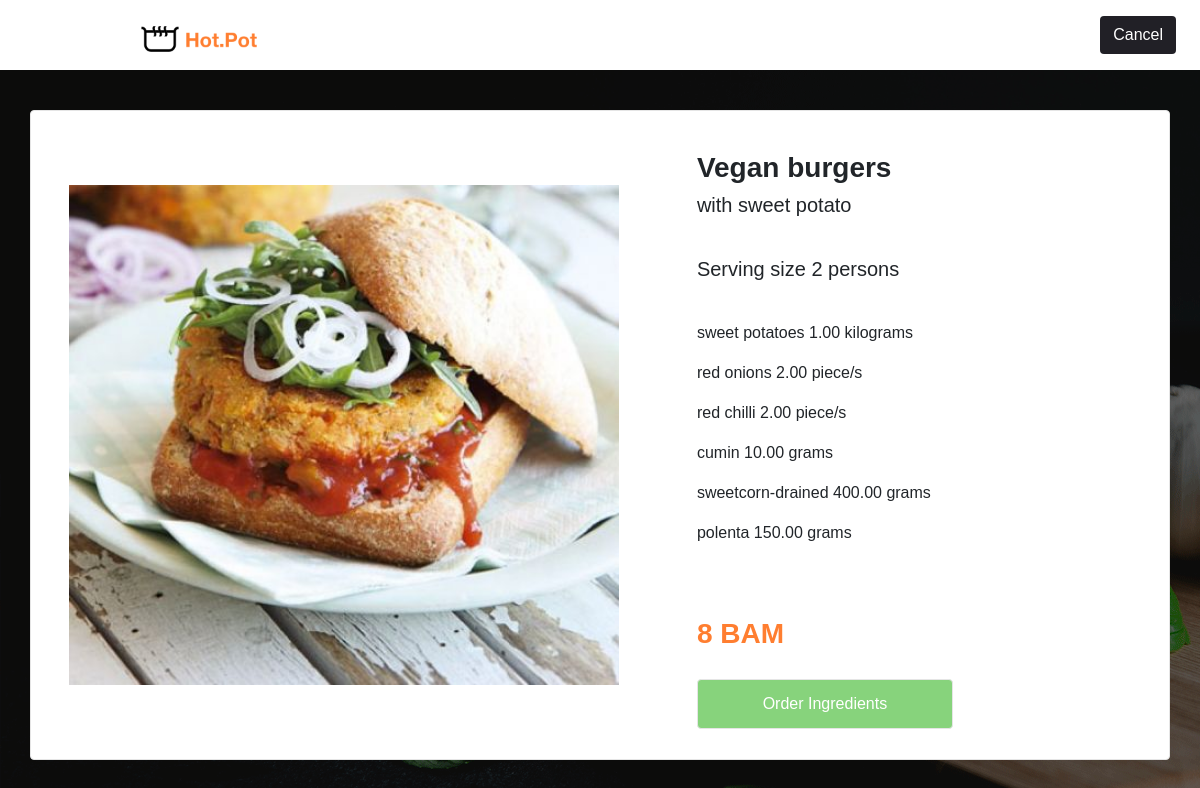
/viewRecipe.php?id=14, run on the app's committed database.
### tables this page shows
CREATE TABLE `recipe` (
  `recipe_id` int(11) NOT NULL,
  `title` varchar(255) NOT NULL,
  `subtitle` varchar(255) NOT NULL,
  `img_src` varchar(255) NOT NULL,
  `serving_size` varchar(50) NOT NULL,
  `price` varchar(20) NOT NULL,
  `status` int(1) NOT NULL DEFAULT '1',
  `date_time` datetime NOT NULL
);

CREATE TABLE `ingredients` (
  `id` int(11) NOT NULL,
  `recipe_id` int(11) NOT NULL,
  `ingredient` varchar(40) NOT NULL,
  `amount` decimal(11,2) DEFAULT NULL,
  `measurement` int(11) DEFAULT NULL
);

CREATE TABLE `measurement` (
  `id` int(11) NOT NULL,
  `measurements` varchar(50) NOT NULL
);

### Class.Recipe.php (the view, shortened to what this page needs)
<?php
Class Recipe{
    public function getRecipeById($r_id){
    require 'database.php';
    $sql = "SELECT * from recipe WHERE recipe_id = $r_id";
    $output = $DB_con->query($sql);
    foreach ($output as $outputs) {
      echo "<div class='container'>";
      echo "<div class='row cardView'>";
      echo "<div class='image_enlarged'>";
      echo "<img src=" . $outputs['img_src'] . ">";
      echo "</div>";
      echo "<div class='description'>";
      echo "<h3>" . $outputs['title'] . "</h3>";
      echo "<h5>" . $outputs['subtitle'] . "</h5>";
      echo "<h5> Serving size  " . $outputs['serving_size'] . "</h5>";
      $this->getIngredientsById($r_id);
      echo "<h3 class='price'>  " . $outputs['price'] . "</h3>";
      echo "<a href='./recipeapp/confirm.php?id="  . $r_id . "'><button class='order'>" . "Order Ingredients"  . "</button></a>";
      echo "</div>";
      echo "</div>";
      echo "</div>";
    }
  }
  public function getIngredientsById($r_id)
  {
    require 'database.php';
    $sql = "SELECT i.ingredient, i.amount, m.measurements FROM `ingredients` AS i LEFT JOIN measurement AS m ON m.id = i.measurement WHERE i.recipe_id = $r_id";
    $output = $DB_con->query($sql);
    foreach ($output as $outputs) {
    echo "<p>" . $outputs['ingredient']  . " " . $outputs['amount'] . " ". $outputs['measurements'] . "</p>";
    }
  }
    }
?>

### css/main.css (style rules this page uses)
#detailed-view { font-family: sans-serif; text-align:center; background: url('../images/5.png'); background-repeat: no-repeat; position: relative; height: 100vh; }
#detailed-view a { text-decoration: none; color: white; }
#detailed-view .image_enlarged { height: 500px; margin: auto; }
#detailed-view .image_enlarged img { height: 100%; width: auto; }
#detailed-view .description { padding: 40px; text-align: left; width:45%; position: relative; }
#detailed-view .description h3 { font-weight: bold; }
#detailed-view .description h5 { margin-bottom: 40px; }
#detailed-view .price { font-weight: lighter; color: #FF7E30; position: absolute; bottom: 100px; }
#detailed-view .cardView { min-height: 500px; height: 650px; margin-top: 40px; border-radius: 4px; border: solid 1px #e5e5e5; background-color: #ffffff; }
#detailed-view .order { width: 50%; height: 50px; border-radius: 4px; border: solid 1px #e5e5e5; background-color: #87D37C; color: white; opacity: 1; position: absolute; bottom: 30px; }

### data on the page
recipe: img_src (picture), title "Vegan burgers", subtitle "with sweet potato", serving_size "2 persons", price "8 BAM"
ingredients: ingredient "sweet potatoes", amount "1.00", measurement.measurements "kilograms"
ingredients: ingredient "red onions", amount "2.00", measurement.measurements "piece/s"
ingredients: ingredient "red chilli", amount "2.00", measurement.measurements "piece/s"
ingredients: ingredient "cumin", amount "10.00", measurement.measurements "grams"
ingredients: ingredient "sweetcorn-drained", amount "400.00", measurement.measurements "grams"
ingredients: ingredient "polenta", amount "150.00", measurement.measurements "grams"
